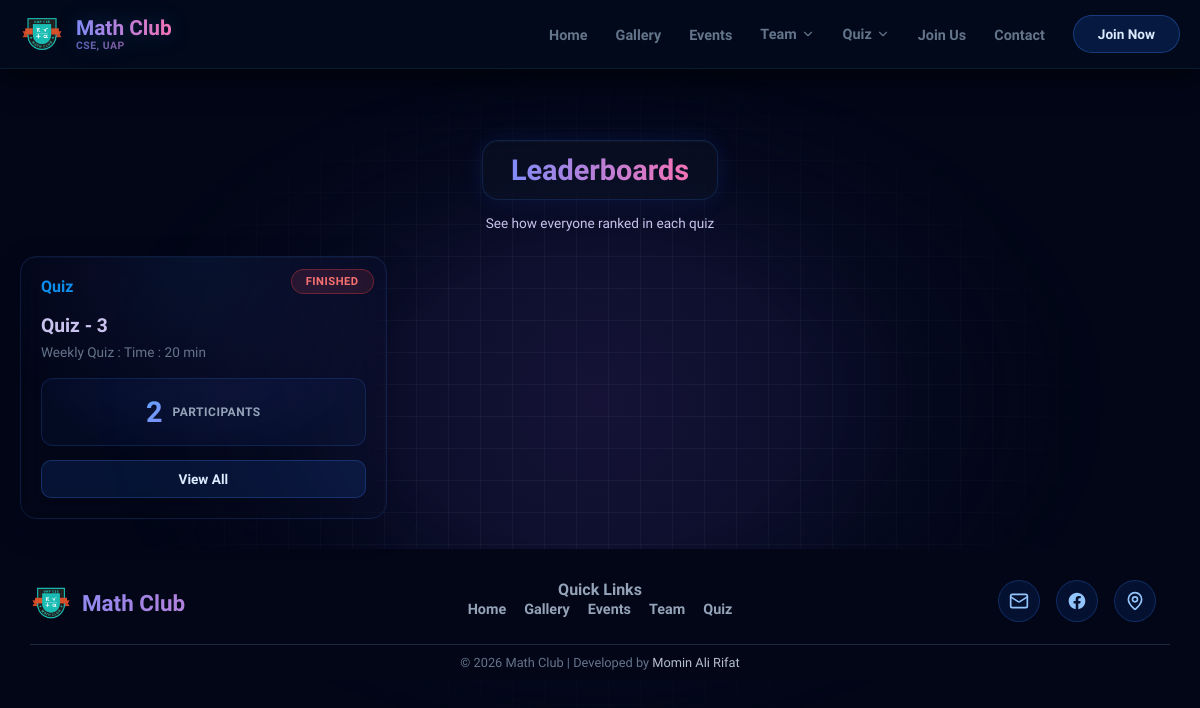
/quiz/leaderboard/, run on an earlier commit of the app's database.
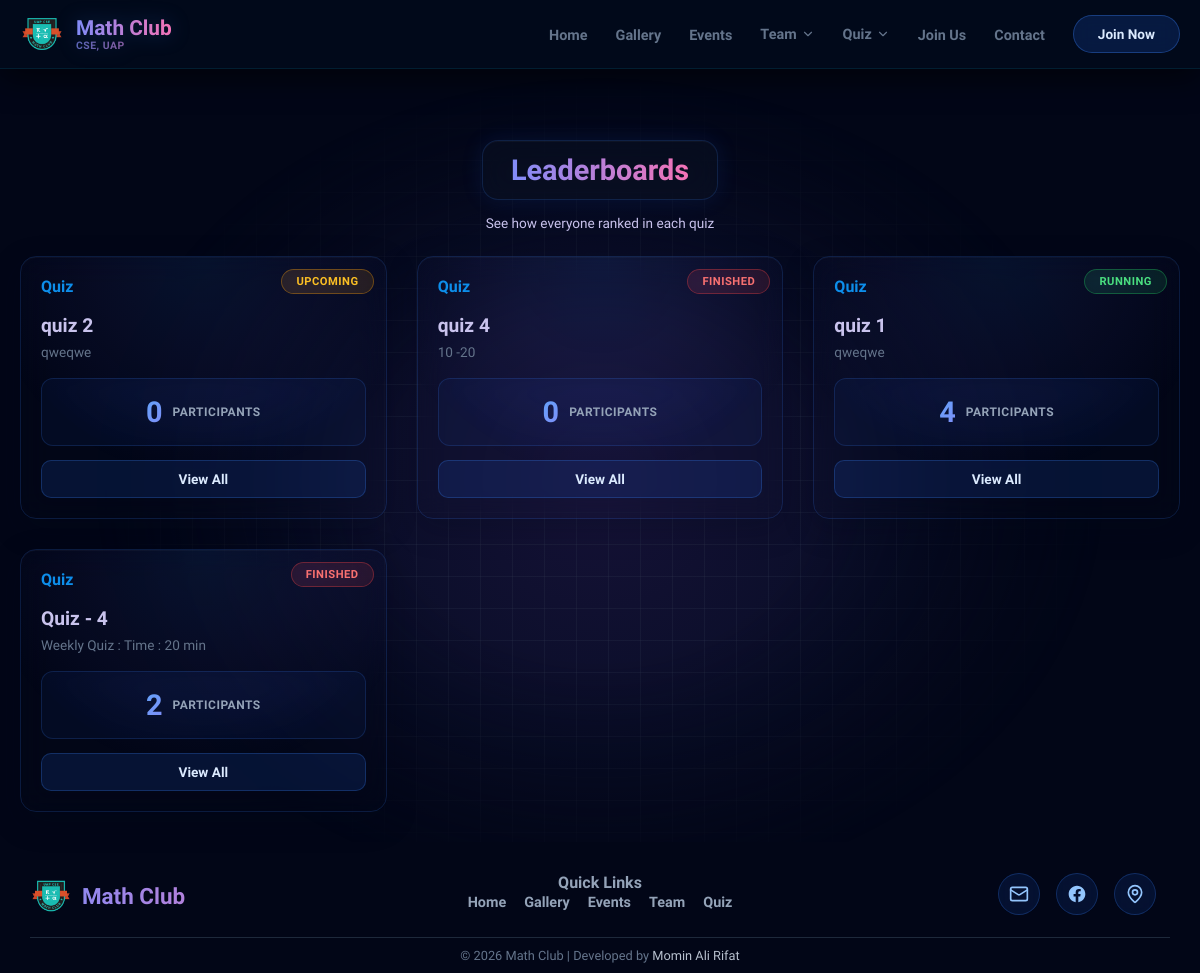
And on a later commit of the database.
### quiz_app/models.py (models this page shows, shortened)
class Quiz(models.Model):
    title = models.CharField(max_length=255)
    description = models.TextField()
    start_time = models.DateTimeField()
    end_time = models.DateTimeField()
    is_published = models.BooleanField(default=False)
    class Meta:
        verbose_name_plural = "Quizzes"
    @property
    def status(self):
        now = timezone.now()
        if now < self.start_time:
            return "UPCOMING"
        elif self.start_time <= now <= self.end_time:
            return "RUNNING"
        else:
            return "FINISHED"

### quiz_app/views.py (the view)
# urls.py: path('leaderboard/', views.leaderboard_home, name='leaderboard_home'),
def leaderboard_home(request):
    quizzes = Quiz.objects.annotate(
        participant_count=Count('participant')
    ).order_by('-start_time')
    return render(request, 'quiz_app/leaderboard_list.html', {
        'quizzes': quizzes,
    })

### quiz_app/templates/quiz_app/leaderboard_list.html (shortened to what this page needs)
{% extends 'base.html' %} {% load static %}  {% block content %}
<div class="page-wrapper">
  <div class="container">
    <div class="header-content">
      <div class="title-wrapper">
        <h1>Leaderboards</h1>
      </div>
      <p class="sub-title">See how everyone ranked in each quiz</p>
    </div>
    <div class="events-grid">
      {% for quiz in quizzes %}
      <div
        class="event-card {% if quiz.status == 'RUNNING' %}running{% elif quiz.status == 'UPCOMING' %}upcoming{% else %}finished{% endif %}"
      >
        <span class="status-badge">{{ quiz.status }}</span>
        <div class="card-body">
          <div class="top-info">
            <span class="category-tag">Quiz</span>
            <h3 class="event-title">{{ quiz.title }}</h3>
            <p class="event-desc">{{ quiz.description|truncatewords:15 }}</p>
          </div>
          <div class="action-area">
            <div class="participant-count-box">
              <span class="count-number">{{ quiz.participant_count }}</span>
              <span class="count-label">Participants</span>
            </div>
            <a
              href="{% url 'quiz_leaderboard' quiz.id %}"
              class="btn-event btn-register"
              >View All</a
            >
          </div>
        </div>
      </div>
      {% empty %}
      <p class="no-quiz-text">No quizzes found yet.</p>
      {% endfor %}
    </div>
  </div>
</div>
{% endblock %}

What changed in the data, as far as the page shows it:
added Quiz: status "UPCOMING", title "quiz 2", description "qweqwe", participant_count "0"
added Quiz: status "FINISHED", title "quiz 4", description "10 -20", participant_count "0"
added Quiz: status "RUNNING", title "quiz 1", description "qweqwe", participant_count "4"
changed Quiz "Weekly Quiz : Time : 20 min": title "Quiz - 3" → "Quiz - 4"
